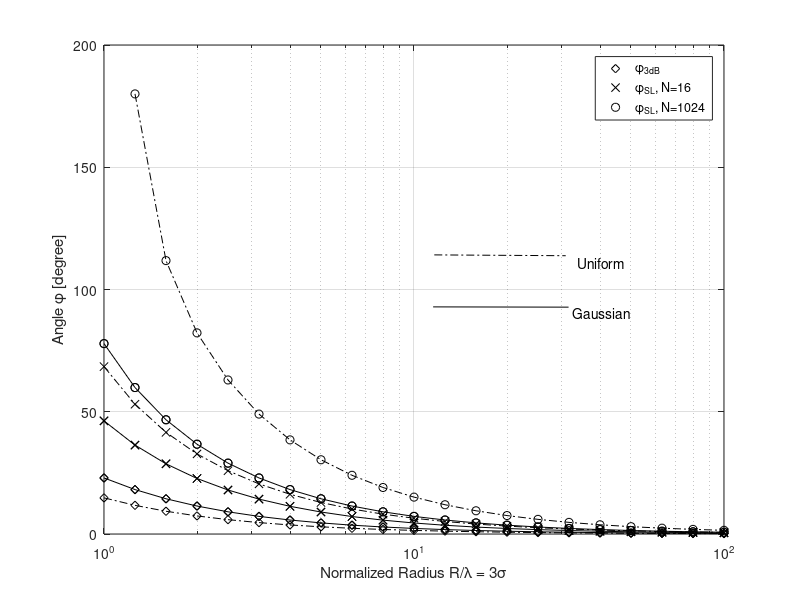

Recreate this plot in MATLAB.
% Paper 1 , Fig 3 : title('3dB beamwidth and 3dB sidelobe region of the uniform and
% Gaussian distributions for different R values, N = 16,1024')
%
%  Notes:
% in this figure, note the effect of N on the sidelobe region
% the sidelobe region of the Gaussian distribution is at lerger angle ???

clear;clc
tic
R=10.^[(0:.1:2)];
N1=16;
N2=1024;
V=(R/3).^2;

phi=0:.001:pi;


for cntr=1:length(R)
    % 3-dB beamwidth
    phi_3dB_u(cntr)=(180/pi)*2*asin(0.1286/R(cntr));
    phi_3dB_g(cntr)=(180/pi)*2*asin(0.1988/R(cntr));
    
    % 3-dB sidelobe region for different V - using equation N=16
    n01=ceil(0.25+((2/pi)*(((N1-1)/pi)^(1/3))));
    phi_SL_u1(cntr)=(180/pi)*2*asin((n01+0.25)/(4*R(cntr)));
    phi_SL_g1(cntr)=(180/pi)*2*asin(        (sqrt(log(N1-1)))        /        (4*pi*sqrt(V(cntr)))        );
    
    % 3-dB sidelobe region for different V - using equation N= 1024
    n02=ceil(0.25+((2/pi)*(((N2-1)/pi)^(1/3))));
    phi_SL_u2(cntr)=(180/pi)*2*asin((n02+0.25)/(4*R(cntr)));
    phi_SL_g2(cntr)=(180/pi)*2*asin(        (sqrt(log(N2-1)))        /        (4*pi*sqrt(V(cntr)))        );
end

x1=R;
y1=phi_3dB_u;
y2=phi_SL_u1;
y3=phi_SL_u2;
y4=phi_3dB_g;
y5=phi_SL_g1;
y6=phi_SL_g2;


%save Ch3_Fig5



%% Create figure
figure1 = figure;

%% Create axes
axes1 = axes(...
    'YTick',[0 60 120 180],...
    'YTickLabel',{'0','60','120','180'},...
    'Parent',figure1);
ylim(axes1,[0 180]);
grid(axes1,'on');





%% Create semilogx
semilogx4 = semilogx(...
    x1,y4,...
    'LineStyle','none',...
    'Marker','d',...
    'Color','k',...
    'Parent',axes1);
hold
%% Create semilogx
semilogx5 = semilogx(...
    x1,y5,...
    'LineStyle','none',...
    'Marker','x',...
    'Color','k',...
    'Parent',axes1);

%% Create semilogx
semilogx6 = semilogx(...
    x1,y6,...
    'Marker','o',...
    'LineStyle','none',...
    'Color','k',...
    'Parent',axes1);


%% Create semilogx
semilogx1 = semilogx(...
    x1,y1,...
    'Color','k',...
    'LineStyle','-.',...
    'Marker','d',...
    'Parent',axes1,...
    'DisplayName','3dB Beamwidth');



%% Create semilogx
semilogx2 = semilogx(...
    x1,y2,...
    'LineStyle','-.',...
    'Color','k',...
    'Marker','x',...
    'Parent',axes1,...
    'DisplayName','3dB sideobe region, N=16');

%% Create semilogx
semilogx3 = semilogx(...
    x1(2:end),y3(2:end),...
    'LineStyle','-.',...
    'Color','k',...
    'Marker','o',...
    'Parent',axes1,...
    'DisplayName','3dB sideobe region, N=1024');

%% Create semilogx
semilogx4 = semilogx(...
    x1,y4,...
    'LineStyle','-',...
    'Marker','d',...
    'Color','k',...
    'Parent',axes1);

%% Create semilogx
semilogx5 = semilogx(...
    x1,y5,...
    'LineStyle','-',...
    'Marker','x',...
    'Color','k',...
    'Parent',axes1);

%% Create semilogx
semilogx6 = semilogx(...
    x1,y6,...
    'Marker','o',...
    'LineStyle','-',...
    'Color','k',...
    'Parent',axes1);

grid(axes1,'on');

% Create line
annotation(figure1,'line',[0.542857142857143 0.707142857142857],...
    [0.575190476190476 0.573809523809524],'LineStyle','-.');

% Create line
annotation(figure1,'line',[0.541428571428571 0.710714285714286],...
    [0.488523809523811 0.488095238095238]);

% Create textbox
annotation(figure1,'textbox',...
    [0.715642857142857 0.434761904761907 0.172214285714286 0.0857142857142864],...
    'String',{'Gaussian'},...
    'FitBoxToText','off',...
    'LineStyle','none');

% Create textbox
annotation(figure1,'textbox',...
    [0.722428571428571 0.51904761904762 0.172214285714286 0.0857142857142864],...
    'String',{'Uniform'},...
    'FitBoxToText','off',...
    'LineStyle','none');



%% Create legend
legend1 = legend(    axes1,{'\phi_{3dB}','\phi_{SL}, N=16','\phi_{SL}, N=1024'});

xlabel(axes1,'Normalized Radius R/\lambda = 3\sigma');
ylabel(axes1,'Angle \phi [degree]');

